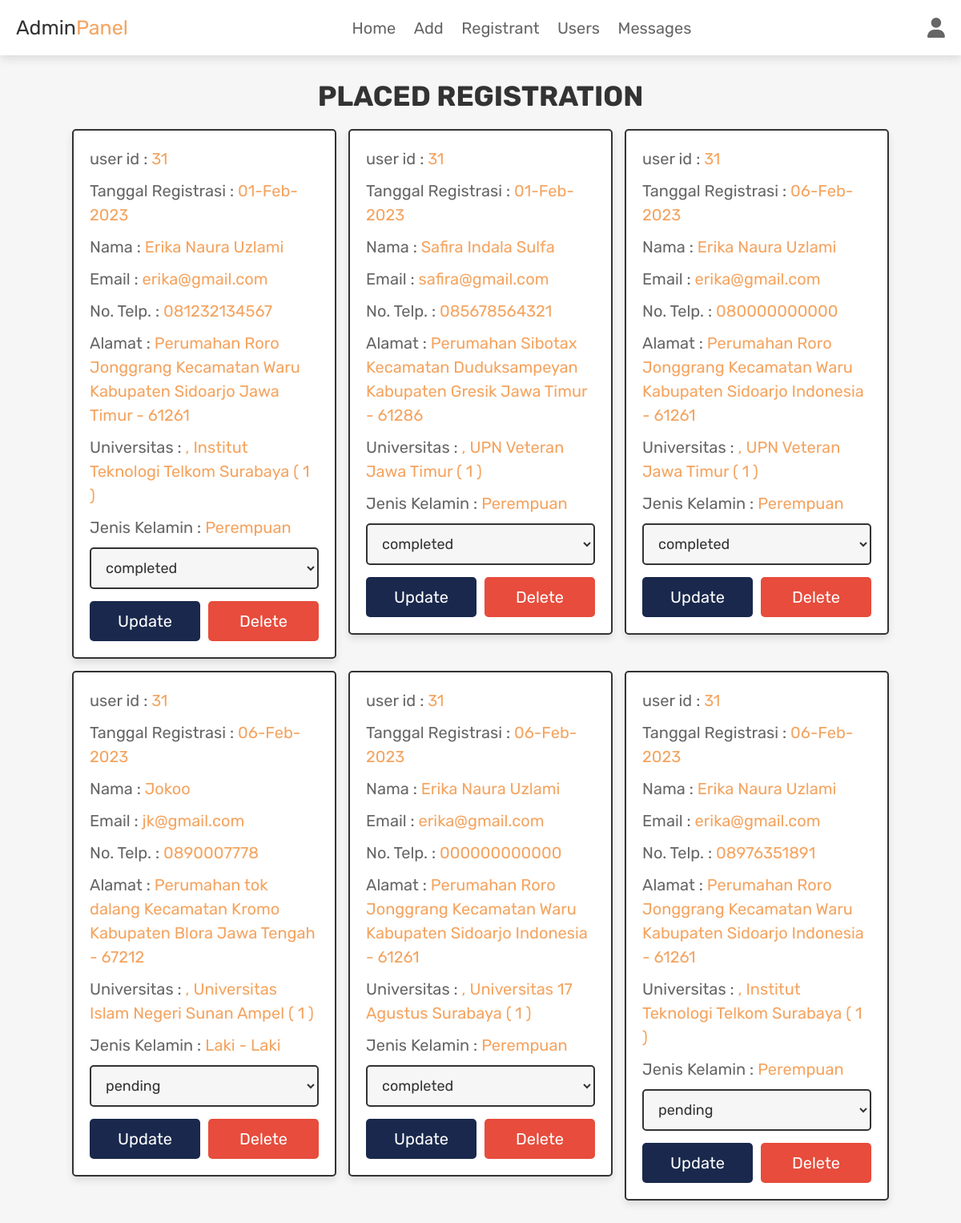
Page /admin_reg.php (signed in) on the committed database.
### tables this page shows
CREATE TABLE `reg` (
  `id` int(100) NOT NULL,
  `user_id` int(100) NOT NULL,
  `name` varchar(100) NOT NULL,
  `number` varchar(12) NOT NULL,
  `email` varchar(100) NOT NULL,
  `method` varchar(50) NOT NULL,
  `address` varchar(500) NOT NULL,
  `total_univ` varchar(1000) NOT NULL,
  `total_price` int(100) NOT NULL,
  `placed_on` varchar(50) NOT NULL,
  `payment_status` varchar(20) NOT NULL DEFAULT 'pending'
);

### admin_reg.php (the view, shortened to what this page needs)
<?php
@include 'config.php';
?>
<!DOCTYPE html>
<html lang="en">
<head>
   <link rel="stylesheet" href="https://cdnjs.cloudflare.com/ajax/libs/font-awesome/6.1.1/css/all.min.css">
   <link rel="stylesheet" href="css/admin_style.css">
</head>
<body>
<?php include 'admin_header.php'; ?>
<section class="placed-orders">
   <h1 class="title">placed registration</h1>
   <div class="box-container">
      <?php
         $select_reg = $conn->prepare("SELECT * FROM `reg`");
         $select_reg->execute();
         if($select_reg->rowCount() > 0){
            while($fetch_reg = $select_reg->fetch(PDO::FETCH_ASSOC)){
      ?>
      <div class="box">
         <p> user id : <span><?= $fetch_reg['user_id']; ?></span> </p>
         <p> Tanggal Registrasi : <span><?= $fetch_reg['placed_on']; ?></span> </p>
         <p> Nama : <span><?= $fetch_reg['name']; ?></span> </p>
         <p> Email : <span><?= $fetch_reg['email']; ?></span> </p>
         <p> No. Telp. : <span><?= $fetch_reg['number']; ?></span> </p>
         <p> Alamat : <span><?= $fetch_reg['address']; ?></span> </p>
         <p> Universitas : <span><?= $fetch_reg['total_univ']; ?></span> </p>
         <p> Jenis Kelamin : <span><?= $fetch_reg['method']; ?></span> </p>
         <form action="" method="POST">
            <select name="update_payment" class="drop-down">
               <option value="" selected disabled><?= $fetch_reg['payment_status']; ?></option>
            </select>
            <div class="flex-btn">
               <input type="submit" name="update_order" class="option-btn" value="update">
               <a href="admin_reg.php?delete=<?= $fetch_reg['id']; ?>" class="delete-btn" onclick="return confirm('delete this order?');">delete</a>
            </div>
         </form>
      </div>
      <?php
         }
      }else{
         echo '<p class="empty">no registration placed yet!</p>';
      }
      ?>
   </div>
</section>
</body>
</html>

### css/admin_style.css (style rules this page uses)
.placed-orders .box-container { display: grid; grid-template-columns: repeat(auto-fit, 33rem); gap:1.5rem; align-items: flex-start; justify-content:center; }
.placed-orders .box-container .box { border:var(--border); box-shadow: var(--box-shadow); background-color: var(--white); border-radius: .5rem; padding:2rem; }
.placed-orders .box-container .box p { margin-bottom: 1rem; line-height: 1.5; font-size: 2rem; color:var(--light-color); }
.placed-orders .box-container .box p span { color:var(--green); }
.placed-orders .box-container .box .drop-down { width: 100%; padding:1.2rem 1.4rem; font-size: 1.8rem; border:var(--border); border-radius: .5rem; background-color: var(--light-bg); margin-bottom: .5rem; }

### css/components.css (style rules this page uses)
:root { --green:#F4A460; --orange:#19284C; --red:#e74c3c; --black:#333; --light-color:#666; --white:#fff; --light-bg:#f6f6f6; --border:.2rem solid var(--black); --box-shadow:0 .5rem 1rem rgba(0,0,0,.1); }
* { font-family: 'Rubik', sans-serif; margin:0; padding:0; box-sizing: border-box; outline: none; border:none; text-decoration: none; color:var(--black); }
body { background-color: var(--light-bg); }
html { font-size: 62.5%; overflow-x: hidden; scroll-behavior: smooth; scroll-padding-top: 6.5rem; }
section { padding:3rem 2rem; max-width: 1200px; margin:0 auto; }
.btn, .delete-btn, .option-btn { display: block; width: 100%; margin-top: 1rem; border-radius: .5rem; color:var(--white); font-size: 2rem; padding:1.3rem 3rem; text-transform: capitalize; cursor: pointer; text-align: center; }
.delete-btn { background-color: var(--red); }
.option-btn { background-color: var(--orange); }
.flex-btn { display: flex; flex-wrap: wrap; gap:1rem; }
.flex-btn > * { flex:1; }
.title { text-align: center; margin-bottom: 2rem; text-transform: uppercase; color:var(--black); font-size: 3.5rem; }

### rows in the picture
reg: user "31", placed_on "01-Feb-2023", name "Erika Naura Uzlami", email "erika@gmail.com", number "081232134567", address "Perumahan Roro Jonggrang Kecamatan Waru Kabupaten Sidoarjo Jawa Timur - 61261", total_univ ", Institut Teknologi Telkom Surabaya ( 1 )", method "Perempuan", update_payment "completed"
reg: user "31", placed_on "01-Feb-2023", name "Safira Indala Sulfa", email "safira@gmail.com", number "085678564321", address "Perumahan Sibotax Kecamatan Duduksampeyan Kabupaten Gresik Jawa Timur - 61286", total_univ ", UPN Veteran Jawa Timur ( 1 )", method "Perempuan", update_payment "completed"
reg: user "31", placed_on "06-Feb-2023", name "Erika Naura Uzlami", email "erika@gmail.com", number "080000000000", address "Perumahan Roro Jonggrang Kecamatan Waru Kabupaten Sidoarjo Indonesia - 61261", total_univ ", UPN Veteran Jawa Timur ( 1 )", method "Perempuan", update_payment "completed"
reg: user "31", placed_on "06-Feb-2023", name "Jokoo", email "jk@gmail.com", number "0890007778", address "Perumahan tok dalang Kecamatan Kromo Kabupaten Blora Jawa Tengah - 67212", total_univ ", Universitas Islam Negeri Sunan Ampel ( 1 )", method "Laki - Laki", update_payment "pending"
reg: user "31", placed_on "06-Feb-2023", name "Erika Naura Uzlami", email "erika@gmail.com", number "000000000000", address "Perumahan Roro Jonggrang Kecamatan Waru Kabupaten Sidoarjo Indonesia - 61261", total_univ ", Universitas 17 Agustus Surabaya ( 1 )", method "Perempuan", update_payment "completed"
reg: user "31", placed_on "06-Feb-2023", name "Erika Naura Uzlami", email "erika@gmail.com", number "08976351891", address "Perumahan Roro Jonggrang Kecamatan Waru Kabupaten Sidoarjo Indonesia - 61261", total_univ ", Institut Teknologi Telkom Surabaya ( 1 )", method "Perempuan", update_payment "pending"
